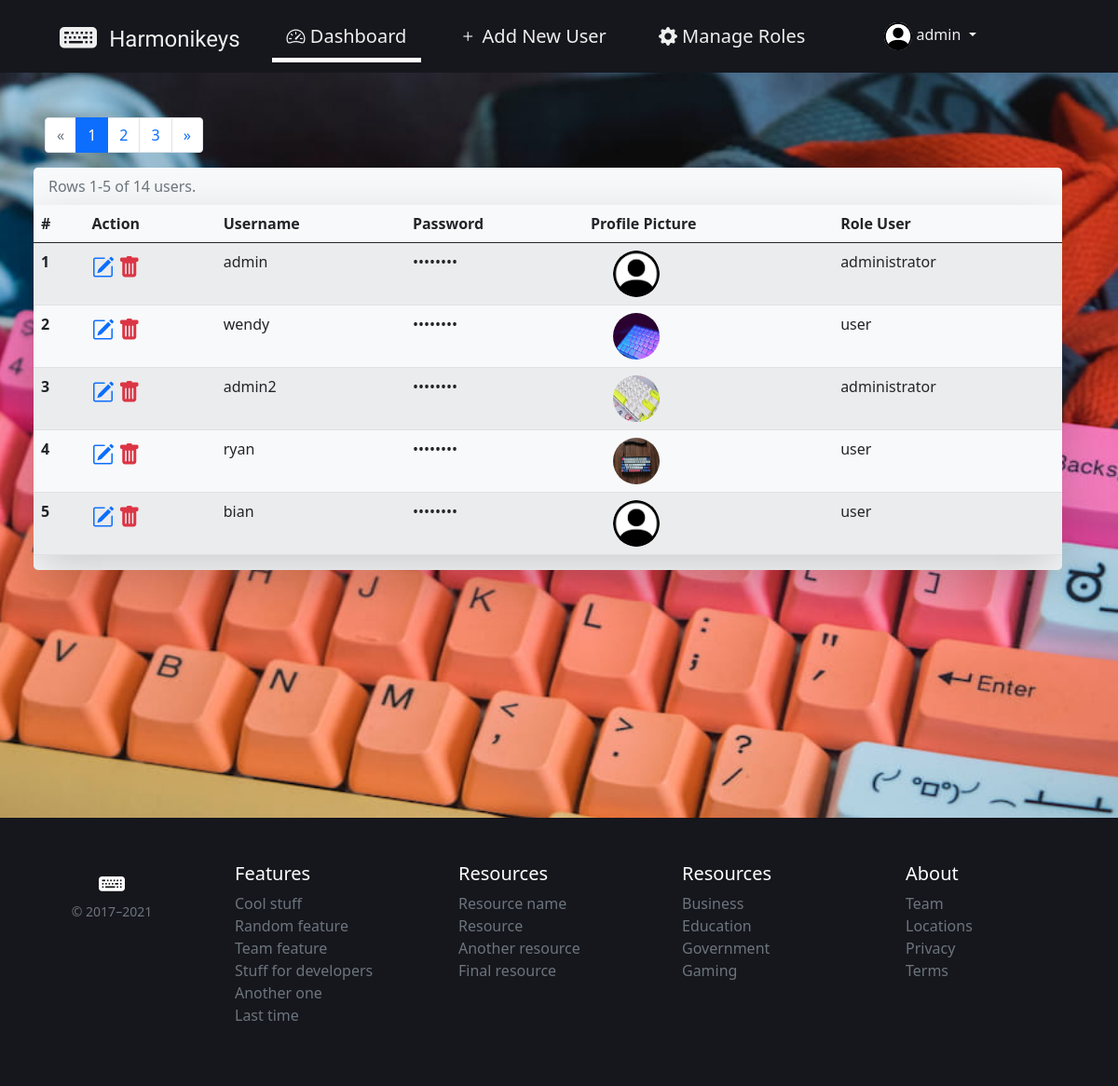
The page /public/pages/admin/index.php (signed in) on the database as committed earlier.
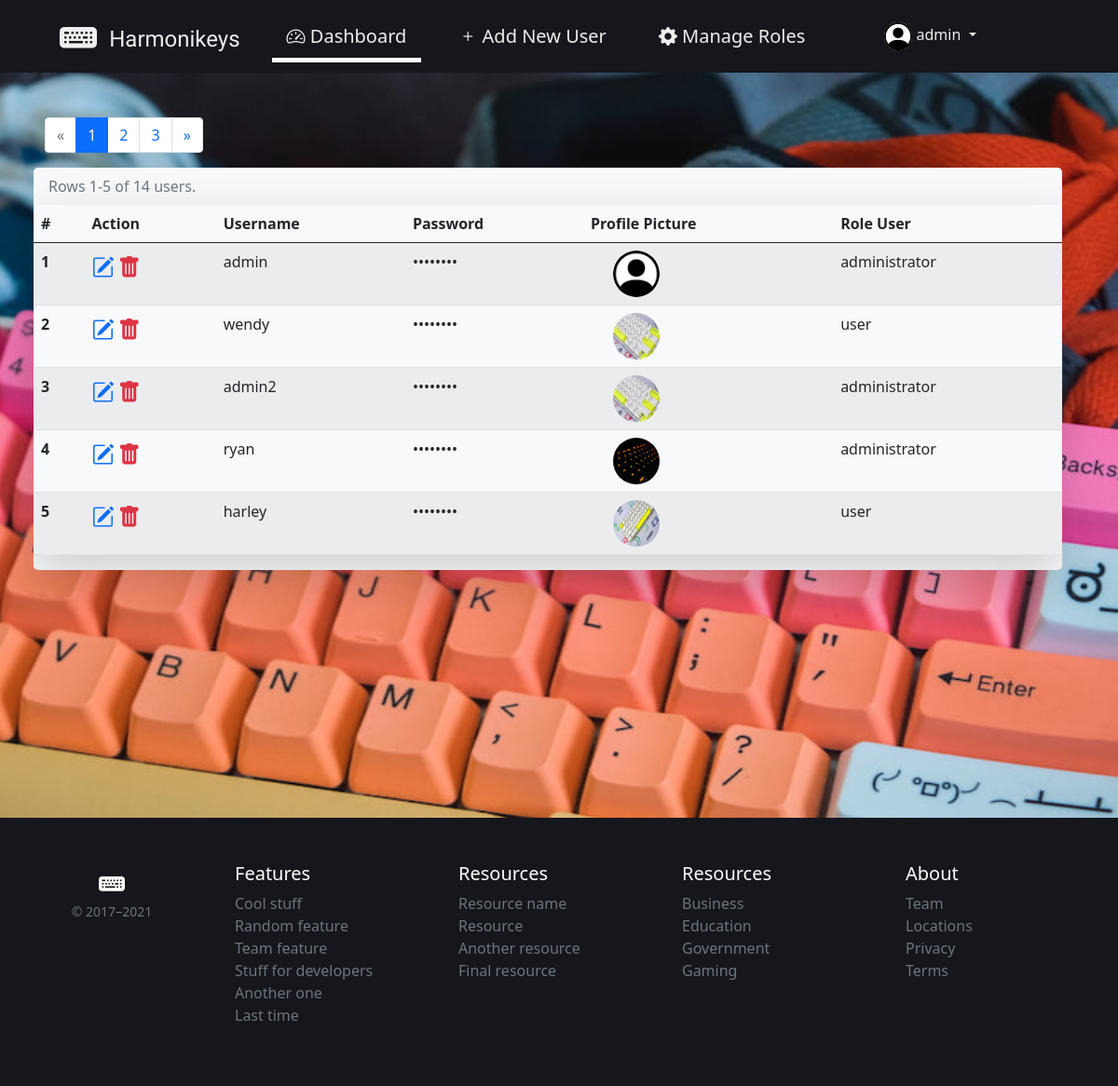
The same page on the database as committed later.
### tables this page shows
CREATE TABLE `tb_users` (
  `id` int(11) NOT NULL,
  `username` varchar(100) NOT NULL,
  `userpass` varchar(255) NOT NULL,
  `userimg` varchar(100) DEFAULT 'default_user_img.png',
  `userrole` varchar(50) NOT NULL DEFAULT 'user'
);

### helpers/functions.php (called while the page is built, shortened)
<?php
$conn = new mysqli(DB_HOST, DB_USER, DB_PASS, DB_NAME);
function query($query) {
  global $conn;
  $result = $conn->query($query);
  $rows = [];
  while ($row = mysqli_fetch_assoc($result)){
    $rows[] = $row;
  }
  return $rows;
}
?>

### helpers/auth.php (called while the page is built, shortened)
<?php
function userAuth() {
  if (isset($_SESSION["id"])) {
    $sessionData = query("SELECT * FROM tb_users WHERE id = '". $_SESSION["id"]."'")[0];
    return $sessionData;
  }
}
function adminAuth() {
  return userAuth();
}
?>

### helpers/pagination.php (called while the page is built)
<?php
function pagination () {
  $dataPerPage = DATA_PER_PAGE;
  $totalData = count(query("SELECT * FROM tb_users"));
  $totalPage = ceil($totalData / $dataPerPage);
  $activePage = isset($_GET["page"]) ? $_GET["page"] : 1;
  $firstDataOnPage = ($dataPerPage * $activePage) - $dataPerPage;
  $users = query("SELECT * FROM tb_users LIMIT $firstDataOnPage, $dataPerPage");
  return [
    'DATA_PER_PAGE' => $dataPerPage,
    'TOTAL_DATA' => $totalData,
    'TOTAL_PAGE' => $totalPage,
    'ACTIVE_PAGE' => $activePage,
    'FIRST_DATA' => $firstDataOnPage,
    'USERS_DATA' => $users,
  ];
}
?>

### public/pages/admin/index.php (the view, shortened to what the changed rows need)
<?php
$admin = adminAuth();
$pagination = pagination();
?>
<?php require_once 'components/layout-top.php' ?>
  <main class="min-vh-100 container p-5 d-flex flex-column align-content-center">
    <nav class="ps-n5">
      <ul class="pagination">
        <?php for($i = 1; $i <= $pagination['TOTAL_PAGE']; $i++) : ?>
        <?php ($i == $pagination['ACTIVE_PAGE']) ? $isActive = "active" : $isActive = "" ; ?>
        <li class="page-item <?= $isActive ?>">
          <a class="page-link" href="?page=<?= $i ?>"><?= $i ?></a>
        </li>
        <?php endfor; ?>
      </ul>
    </nav>
    <div class="row table-responsive w-100 bg-light rounded-3 shadow-lg" id="table-container">
      <table class="table table-striped caption-top border-bottom shadow shadow-lg">
        <caption class="ps-3">Rows <?= $pagination['FIRST_DATA']+1 ?>-<?= $pagination['FIRST_DATA']+$pagination['DATA_PER_PAGE'] ?> of
          <?= $pagination['TOTAL_DATA'] ?> users.</caption>
        <thead>
          <th scope="col">#</th>
          <th scope="col" class="order-first order-lg-last">Action</th>
          <th scope="col">Username</th>
          <th scope="col">Password</th>
          <th scope="col">Profile Picture</th>
          <th scope="col">Role User</th>
        </thead>
        <tbody>
          <?php $i = 1; ?>
          <?php foreach($pagination['USERS_DATA'] as $row) : ?>
          <tr>
            <th scope="row"><?= $i+$pagination['FIRST_DATA'] ?></th>
            <td class="order-first order-lg-last">
              <a href="edit-user.php?id=<?= $row["id"] ?>" class="text-decoration-none">
                <i class="bi bi-pencil-square text-primary fs-4"></i>
              </a>
              <a href="del-user.php?id=<?= $row["id"]; ?>" class="text-decoration-none"
                onclick="return confirm('Are you sure?');">
                <i class="bi bi-trash-fill text-danger fs-4"></i>
              </a>
            </td>
            <td><?= $row["username"] ?></td>
            <td>••••••••</td>
            <td><img src='<?= PUBLIC_DIR ?>/img/<?= $row["userimg"] ?>' class="d-block rounded-circle mx-4 text-center" width="50"
                height="50" alt="User image"></td>
            <td><?= $row["userrole"] ?></td>
          </tr>
          <?php $i++; ?>
          <?php endforeach; ?>
        </tbody>
      </table>
    </div>
  </main>
<?php require_once 'components/layout-bottom.php' ?>

### public/pages/admin/components/navbar-dashboard.php (shortened to what the changed rows need)
<div class="site-header sticky-top px-5 bg-eigengrau text-white">
    <div class="navbar navbar-expand-lg p-1">
      <div class="container d-flex flex-column flex-md-row">
        <div class="row w-100">
        <div class="dropdown d-none d-lg-inline-block col-2 mt-3 p-1">
          <?php if( !(isset($_SESSION["login"])) ) : ?>
          <div class="nav-item">
            <a href="login.php" class="text-decoration-none fs-5">Login</a>
          </div>
          <?php else : ?>
          <div class="d-none d-lg-block nav-item dropdown">
            <a class="dropdown-toggle text-decoration-none" href="#" id="dropdown4" data-bs-toggle="dropdown" aria-expanded="false">
              <img src="<?= PUBLIC_DIR ?>/img/<?= $admin['userimg'] ?>" class="rounded-pill" width="30" height="30" alt="User Profile Image">
              <span><?= $admin['username'] ?></span>
            </a>
          </div>
          <?php endif; ?>
        </div>
        </div>
      </div>
    </div>
  </div>

Rows that differ between the two databases and show on the page:
removed tb_users: FIRST_DATA "5", username "bian", userimg (placeholder picture), userrole "user"
changed tb_users "wendy": userimg: a different picture
changed tb_users "ryan": userimg: a different picture; userrole "user" → "administrator"
now on this page (row unchanged): tb_users: FIRST_DATA "5", username "harley", userimg (picture), userrole "user"
